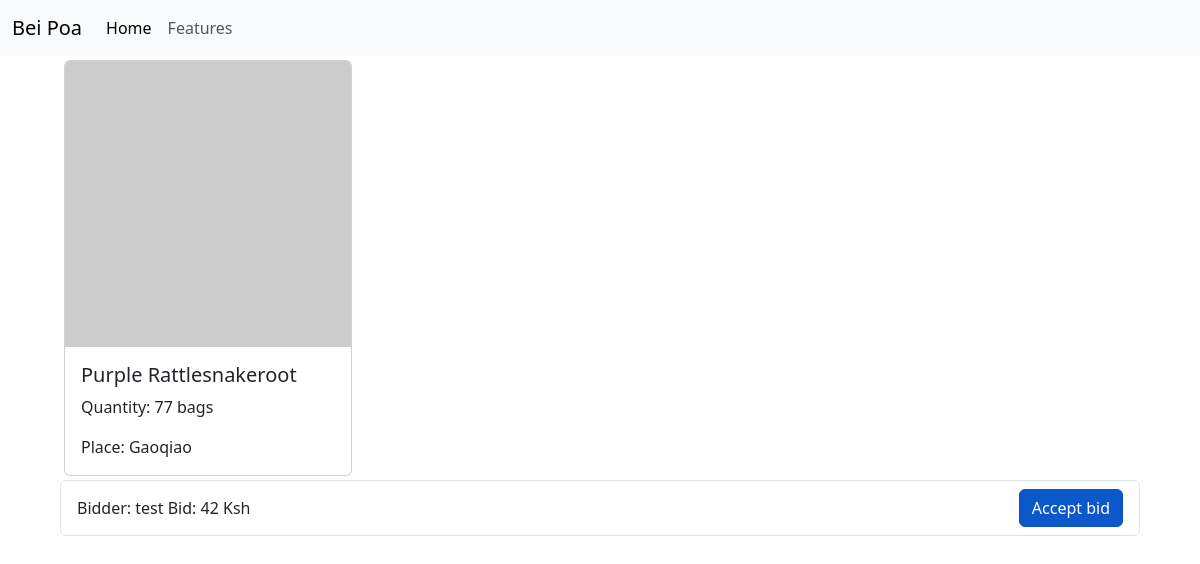
/user/products (signed in), run on the app's committed database.
### models.py (models this page shows, shortened)
class Product(Base):
    __tablename__ = 'product'
    id = Column(Integer, primary_key=True, autoincrement=True)
    product_name = Column(String(120), nullable=False, index=True)
    quantity = Column(String(256), nullable=False)
    image_url = Column(String(256))
    place = Column(String(256))
    user_id = Column(Integer, ForeignKey("user.id"))
    owner = relationship("User", back_populates="products")
    bids = relationship("Bids", back_populates="product")

class Bids(Base):
    __tablename__ = 'bids'
    id = Column(Integer, primary_key=True, autoincrement=True)
    price = Column(Integer, nullable=False)
    accepted = Column(Boolean, default=False)
    product_id = Column(Integer, ForeignKey("product.id"))
    user_id = Column(Integer, ForeignKey("user.id"))
    product = relationship("Product", back_populates="bids")
    bidder = relationship("User", back_populates="bids")

class User(UserMixin, Base):
    __tablename__ = 'user'
    id = Column(Integer, primary_key=True, autoincrement=True)
    first_name = Column(String(64), nullable=False, index=True)
    last_name = Column(String(64), nullable=False, index=True)
    email = Column(String(120), nullable=False, unique=True, index=True)
    phone_number = Column(String(13), nullable=False)
    password_hash = Column(String(256), nullable=False)
    products = relationship("Product", back_populates="owner")
    bids = relationship("Bids", back_populates="bidder")

### views/user_products.py (the view)
@user_products_bp.route("/user/products", strict_slashes=False)
def user_products():
    user = current_user
    user.id = current_user.id
    page = request.args.get("page", 1, type=int)
    products = db.session.query(Product).where(Product.user_id == user.id).paginate(page=page)
    product = db.session.query(Product).where(Product.user_id == user.id).first()
    bids = product.bids
    return render_template("user_products.html", products=products, bids=bids, current_user=current_user)

### templates/user_products.html (shortened to what this page needs)
{% extends "layout.html" %}
{% block content %}
    <div class="mx-auto" style="width: 90%">
        {% for product in products %}
        <div class="d-inline-block w-auto">
            <div class="card m-1" style="width: 18rem;">
                <img class="card-img-top" src={{ product.image_url }} alt="Card image cap">
                <div class="card-body">
                    <h5 class="card-title">{{ product.product_name }}</h5>
                    <p class="card-text">Quantity: {{ product.quantity }} bags</p>
                    <p class="card-text">Place: {{ product.place }}</p>
                </div>
            </div>
        </div>
        {% endfor %}
	<ul class="list-group">
	{% for bid in bids %}
	<li class="list-group-item d-flex justify-content-between align-items-center">
	    <div>
		Bidder: {{ bid.bidder.first_name }}
		Bid: {{ bid.price }} Ksh
	    </div>
	    <a href="#" class="btn btn-primary accept-bid active">Accept bid</a>
	</li>
	{% endfor %}
	</ul>
    </div>
{% endblock %}

### data on the page
Product: product_name "Purple Rattlesnakeroot", quantity "77", place "Gaoqiao"
Bids: bidder.first_name "test", price "42"
